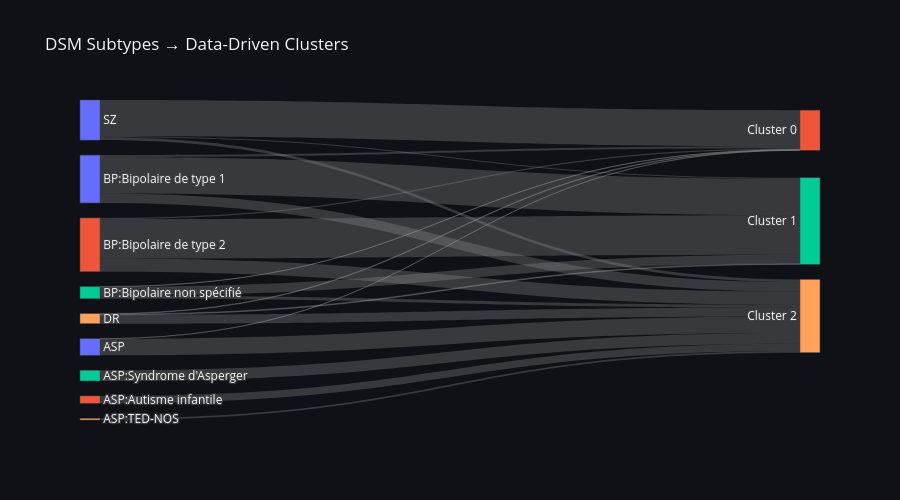

Notebook code for this chart:
### Markdown cell above
## 8. DSM Subtype Comparison

### Code cell
from face_stratification.visualization.stage_b_plots import plot_dsm_subtype_mosaic

dsm_subtypes = train_ds.metadata['dsm_diagnosis'].values
fig = plot_dsm_subtype_mosaic(
    assignment.labels.values, dsm_subtypes,
    output_path=OUTPUT_DIR / 'dsm_subtype_alluvial.png',
)
fig.show()

### Figure 1 — Plotly figure (JSON) as saved in the notebook; plotly's stock layout.template omitted (floating-point values rounded to 4 significant figures)
{"data": [{"link": {"color": "rgba(150,150,150,0.3)", "source": [0, 0, 1, 2, 3, 4, 4, 4, 5, 5, 5, 6, 6, 6, 7, 7, 7, 8, 8, 8], "target": [9, 11, 11, 11, 11, 9, 10, 11, 9, 10, 11, 9, 10, 11, 9, 10, 11, 9, 10, 11], "value": [1, 729, 323, 472, 75, 87, 1606, 415, 53, 1737, 575, 8, 392, 129, 23, 32, 387, 1595, 48, 124]}, "node": {"color": ["#636EFA", "#EF553B", "#00CC96", "#FFA15A", "#636EFA", "#EF553B", "#00CC96", "#FFA15A", "#636EFA", "#EF553B", "#00CC96", "#FFA15A"], "label": ["ASP", "ASP:Autisme infantile", "ASP:Syndrome d'Asperger", "ASP:TED-NOS", "BP:Bipolaire de type 1", "BP:Bipolaire de type 2", "BP:Bipolaire non spécifié", "DR", "SZ", "Cluster 0", "Cluster 1", "Cluster 2"], "pad": 15, "thickness": 20}, "type": "sankey"}], "layout": {"height": 500, "paper_bgcolor": "#0f1117", "plot_bgcolor": "#1a1d27", "title": {"text": "DSM Subtypes → Data-Driven Clusters"}, "width": 900}}
